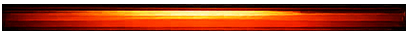
#> input picture Assets/Game/Art/UI/UI_BossHealthBar_Fill.png, 408 x 36 px
$ python -i process_imported_gpt_images.py   (imports and definitions only)
#> lines starting #> are read from the running program, lines starting #| are printed output that depends on the picture
from __future__ import annotations

from pathlib import Path

from collections import deque

from PIL import Image


ROOT = Path(__file__).resolve().parents[2]
ART_ROOT = ROOT / "Assets" / "Game" / "Art"


# [9 lines left out: function ensure_dirs, not called in this run]


def fg_mask(img: Image.Image, threshold: int = 14):
    rgb = img.convert("RGB")
    px = rgb.load()
    w, h = rgb.size
    mask = [[False] * w for _ in range(h)]
    for y in range(h):
        for x in range(w):
            r, g, b = px[x, y]
            if r > threshold or g > threshold or b > threshold:
                mask[y][x] = True
    return mask


def rows_density(mask) -> list[int]:
    return [sum(1 for v in row if v) for row in mask]


# [45 lines left out: functions trim_bbox, cover_resize, split_vertical_panels, not called in this run]


def process_ui_vfx_combined(src: Path, ui_out: Path, vfx_out: Path) -> None:
#> called with ui_out = 'out.png', vfx_out = 'out1.png'
    img = Image.open(src).convert("RGBA")
#> img is the input picture: PIL image 408x36 RGBA; mean R, G, B, A 109.3, 33.1, 7, 188.7
    w, h = img.size
#> w = 408; h = 36
    px = img.load()

    # Chroma-key cleanup: remove green backdrop and reduce green spill.
    for y in range(h):
        for x in range(w):
            r, g, b, a = px[x, y]
            if g > 80 and g > r + 35 and g > b + 35:
                px[x, y] = (r, g, b, 0)
            else:
                if g > r and g > b:
                    g2 = max(r, b)
                else:
                    g2 = g
                px[x, y] = (r, g2, b, a)

    alpha = img.split()[-1]
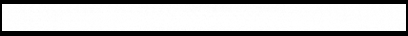
#> alpha: PIL image 408x36 L; min 0, max 255, mean 188.7
    a = alpha.load()

    fg = [[a[x, y] > 20 for x in range(w)] for y in range(h)]
#> fg = 36 items
    vis = [[False] * w for _ in range(h)]
    components: list[dict] = []

    for y in range(h):
        for x in range(w):
            if not fg[y][x] or vis[y][x]:
                continue
            q = deque([(x, y)])
            vis[y][x] = True
            min_x = max_x = x
            min_y = max_y = y
            count = 0
            while q:
                cx, cy = q.popleft()
                count += 1
                min_x = min(min_x, cx)
                max_x = max(max_x, cx)
                min_y = min(min_y, cy)
                max_y = max(max_y, cy)
                for nx, ny in ((cx + 1, cy), (cx - 1, cy), (cx, cy + 1), (cx, cy - 1)):
                    if 0 <= nx < w and 0 <= ny < h and fg[ny][nx] and not vis[ny][nx]:
                        vis[ny][nx] = True
                        q.append((nx, ny))

            if count < 180:
                continue
            components.append(
                {
                    "count": count,
                    "min_x": min_x,
                    "min_y": min_y,
                    "max_x": max_x,
                    "max_y": max_y,
                    "w": max_x - min_x + 1,
                    "h": max_y - min_y + 1,
                }
            )

    # UI components are the 5 large panel/bar elements near the top area.
    ui_components = [c for c in components if c["max_y"] <= 420 and c["w"] >= 200]
    vfx_components = [c for c in components if c not in ui_components]
#> vfx_components = []

    if len(ui_components) < 5 or len(vfx_components) == 0:
        # Fallback to simple split if component detection fails unexpectedly.
        mask = fg_mask(img)
#> in fg_mask, `rgb = img.convert("RGB")`:
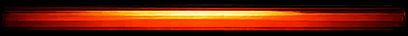
#> rgb: PIL image 408x36 RGB; mean R, G, B 109.3, 33.1, 7
#> after the loop in fg_mask, `for y in range(h):`: mask = 36 items
#> mask = 36 items
        density = rows_density(mask)
#> density = 36 values, max 404 at index 11, min 0 at index 0, mean 270.4
        lo = max(120, h // 5)
#> lo = 120
        hi = min(h - 120, h * 4 // 5)
#> hi = -84
#> (the run stopped early here; a loop or call above may not have finished)

$ run again, on Assets/Game/Art/SourceGenerated/GEN_Prompt06_BG_2Panels.png
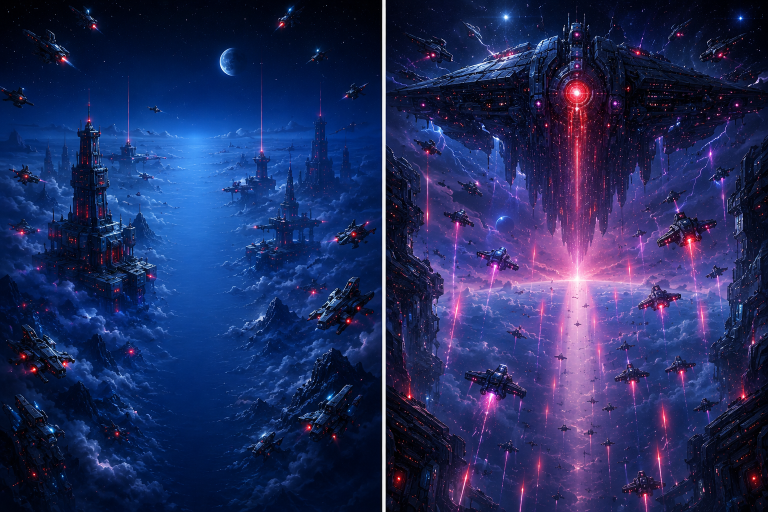
#> input picture Assets/Game/Art/SourceGenerated/GEN_Prompt06_BG_2Panels.png, 1536 x 1024 px (shown at 1/2 size)
#> alpha: PIL image 1536x1024 L; every value is 255
#> fg = 1024 items
#> density = 1024 values, max 1536 at index 254, min 927 at index 0, mean 1495.9
#> split_y = 204
#> in trim_bbox, `rgb = img.convert("RGB")`:
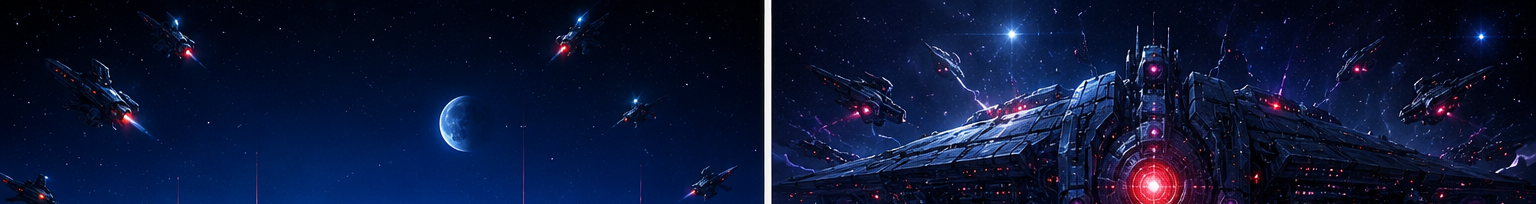
#> rgb: PIL image 1536x204 RGB; mean R, G, B 12.6, 22.3, 54.5
#> in trim_bbox (call 2), `rgb = img.convert("RGB")`:
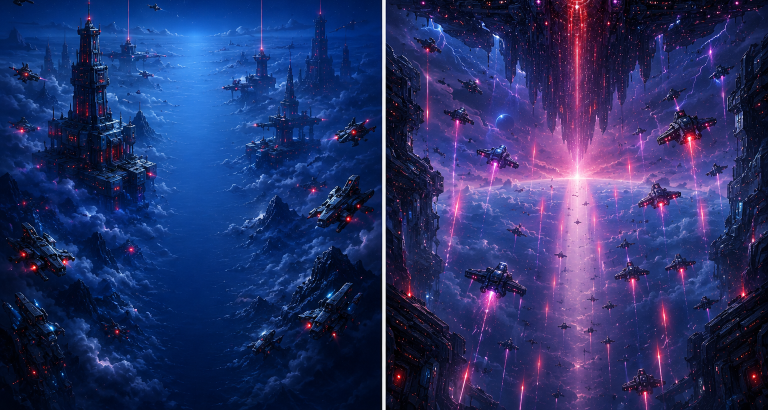
#> rgb: PIL image 1536x820 RGB (shown at 1/2 size); mean R, G, B 38.8, 48.8, 104.2
